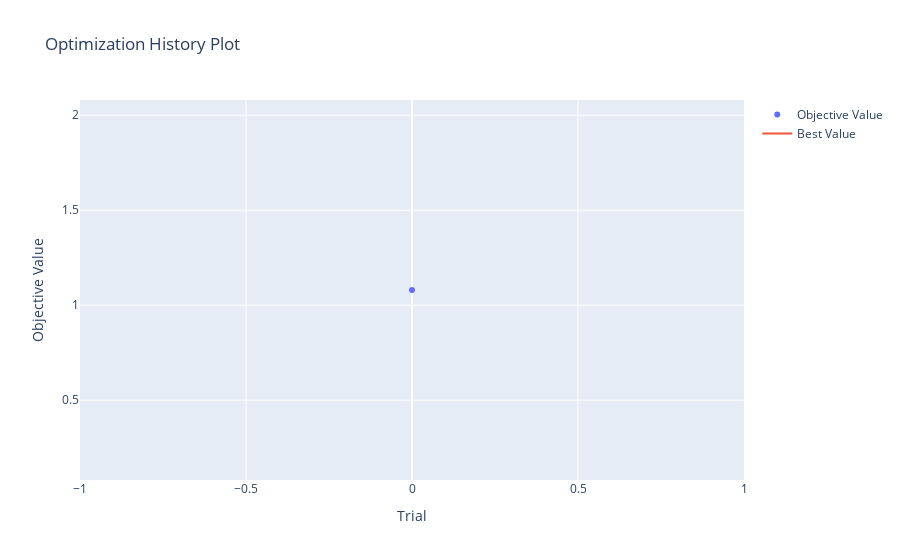

This figure's notebook cell:
### Markdown cell above
<!-- ### Bayesian Hyperparameter Search with GPyOpt <a class="anchor" id="hypersearch"></a>

Ok, now we have gained some feeling for a single model. Let's find out if we can obtain a better score after hyperparameter search: -->

### Code cell
search = Hypertuner(model, max_depth=5, max_l2_leaf_reg=30)
search.learn()
model = search.retrain_catmodel()
print(model.score())
model.show_importances()

### Figure 1 — Plotly figure (JSON) as saved in the notebook; plotly's stock layout.template omitted (floating-point values rounded to 4 significant figures)
{"data": [{"mode": "markers", "name": "Objective Value", "type": "scatter", "x": [0], "y": [1.08]}, {"mode": "lines", "name": "Best Value", "type": "scatter", "x": [0], "y": [1.08]}, {"marker": {"color": "#cccccc"}, "mode": "markers", "name": "Infeasible Trial", "showlegend": false, "type": "scatter", "x": [], "y": []}], "layout": {"title": {"text": "Optimization History Plot"}, "xaxis": {"title": {"text": "Trial"}}, "yaxis": {"title": {"text": "Objective Value"}}}}
